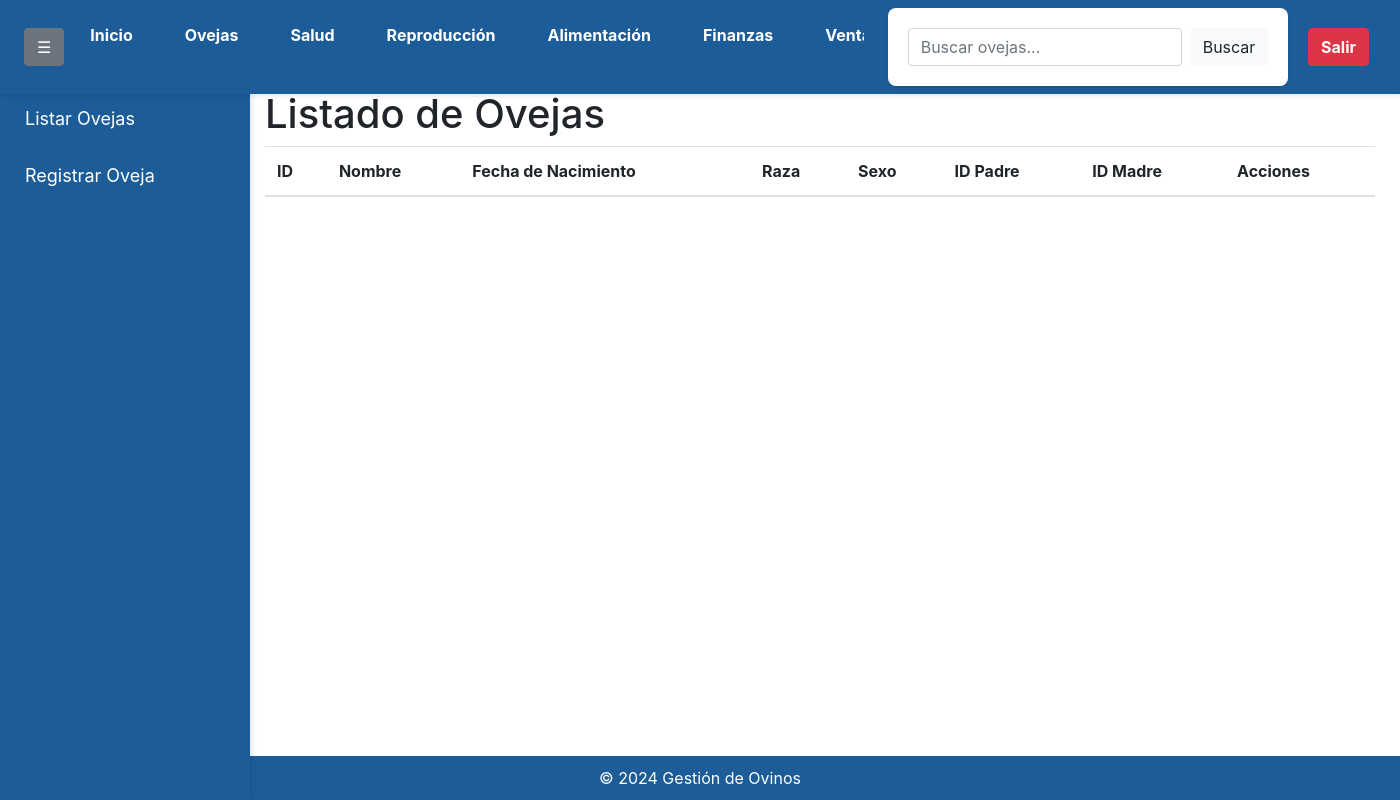
The page /listar_ovejas (signed in) on the database as committed earlier.
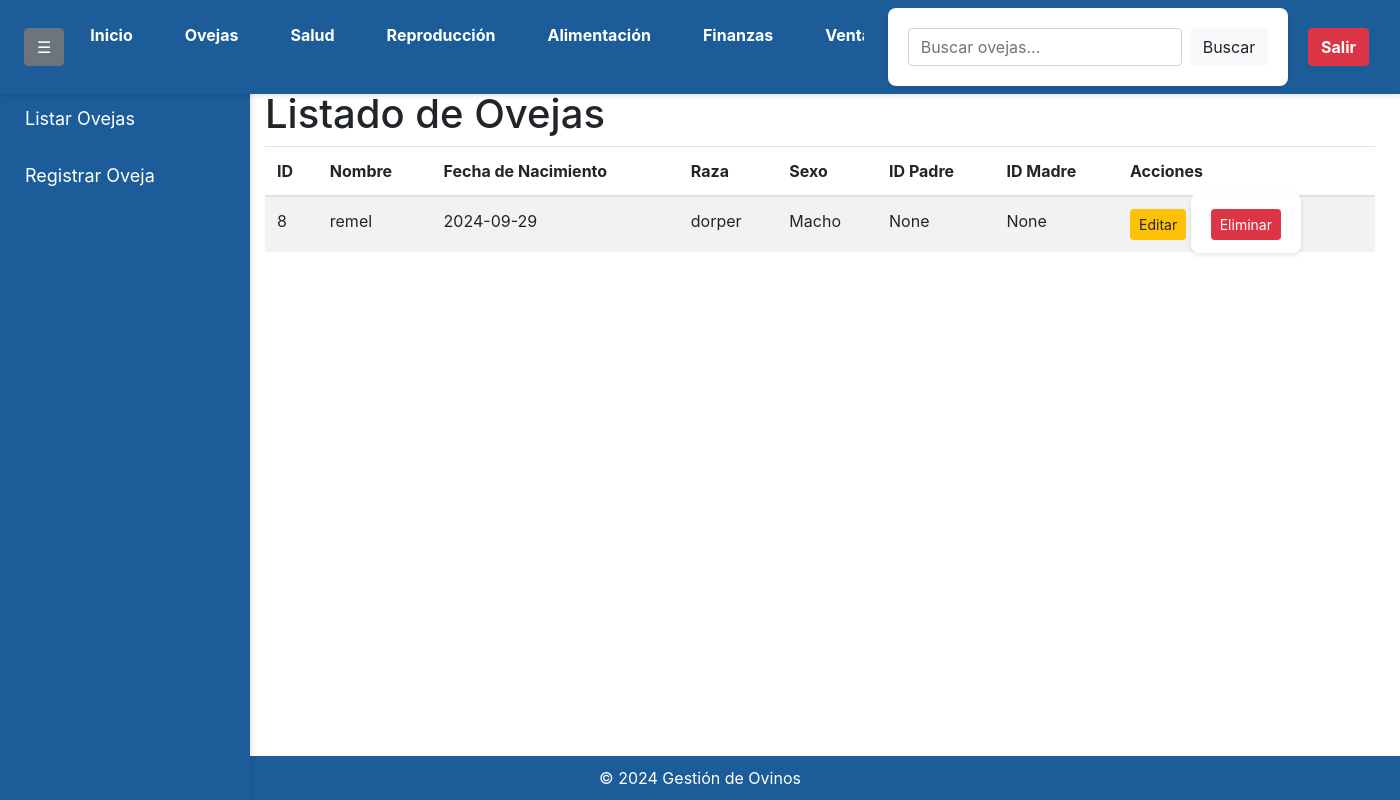
The same page on the database as committed later.
### app/models.py (models this page shows, shortened)
class Oveja(db.Model):
    id = db.Column(db.Integer, primary_key=True)
    nombre = db.Column(db.String(100), nullable=False)
    fecha_nacimiento = db.Column(db.Date, nullable=False)
    raza = db.Column(db.String(50), nullable=False)
    sexo = db.Column(db.Enum('Macho', 'Hembra', name='sexo_enum'), nullable=False)
    id_padre = db.Column(db.Integer, db.ForeignKey('oveja.id'), nullable=True)
    id_madre = db.Column(db.Integer, db.ForeignKey('oveja.id'), nullable=True)
    user_id = db.Column(db.Integer, db.ForeignKey('user.id'), nullable=False)
    padre = db.relationship('Oveja', remote_side=[id], foreign_keys=[id_padre], backref=db.backref('hijos_padre', uselist=True))
    madre = db.relationship('Oveja', remote_side=[id], foreign_keys=[id_madre], backref=db.backref('hijos_madre', uselist=True))
    user = db.relationship('User', backref='ovejas')

### app/routes.py (the view)
@app.route('/listar_ovejas')
@login_required
def listar_ovejas():
    search_query = request.args.get('search', '')  # Obtener el término de búsqueda desde la solicitud
    if search_query:
        ovejas = Oveja.query.filter(
            (Oveja.nombre.contains(search_query)) |
            (Oveja.raza.contains(search_query)) |
            (Oveja.sexo.contains(search_query)) |
            (Oveja.fecha_nacimiento.contains(search_query))|
            (Oveja.id_madre.contains(search_query))|
            (Oveja.id_padre.contains(search_query))
        ).filter_by(user_id=current_user.id).all()
    else:
        ovejas = Oveja.query.filter_by(user_id=current_user.id).all()
    return render_template('listar_ovejas.html', ovejas=ovejas, search_query=search_query)

### app/__init__.py (called while the page is built)
@login_manager.user_loader
def load_user(user_id):
    return User.query.get(int(user_id))

### app/templates/listar_ovejas.html (shortened to what this page needs)
<!DOCTYPE html>
<html lang="es">
<head>
    <link rel="stylesheet" href="{{ url_for('static', filename='styles.css') }}">
    <link rel="stylesheet" href="https://maxcdn.bootstrapcdn.com/bootstrap/4.5.2/css/bootstrap.min.css">
</head>
<body>
    <nav class="navbar navbar-expand-lg navbar-light" style="background-color: #1c5d99;">
        <div class="collapse navbar-collapse" id="navbarNav">
            <button class="btn btn-secondary ml-2" id="toggleSidebar">☰</button>
            <ul class="navbar-nav mr-auto">
                <li class="nav-item">
                    <a class="nav-link text-white" href="{{ url_for('index') }}">Inicio</a>
                </li>
                <li class="nav-item">
                    <a class="nav-link text-white" href="{{ url_for('oveja') }}">Ovejas</a>
                </li>
                <li class="nav-item">
                    <a class="nav-link text-white" href="{{ url_for('salud') }}">Salud</a>
                </li>
                <li class="nav-item">
                    <a class="nav-link text-white" href="{{ url_for('reproduccion') }}">Reproducción</a>
                </li>
                <li class="nav-item">
                    <a class="nav-link text-white" href="{{ url_for('alimentacion') }}">Alimentación</a>
                </li>
                <li class="nav-item">
                    <a class="nav-link text-white" href="{{ url_for('finanzas') }}">Finanzas</a>
                </li>
                <li class="nav-item">
                    <a class="nav-link text-white" href="{{ url_for('venta') }}">Ventas</a>
                </li>
            </ul>
            <form class="form-inline my-2 my-lg-0" method="GET" action="{{ url_for('listar_ovejas') }}">
                <input class="form-control mr-sm-2" type="search" name="search" placeholder="Buscar ovejas..." aria-label="Search" value="{{ request.args.get('search', '') }}">
                <button class="btn btn-light my-2 my-sm-0" type="submit">Buscar</button>
            </form>
            <a href="{{ url_for('logout') }}" class="btn btn-danger ml-2">Salir</a>
        </div>
    </nav>
    <div class="sidebar" id="sidebar">
        <ul class="nav flex-column">
            <li class="nav-item">
                <a class="nav-link text-white" href="{{ url_for('listar_ovejas') }}">Listar Ovejas</a>
            </li>
            <li class="nav-item">
                <a class="nav-link text-white" href="{{ url_for('registrar_oveja') }}">Registrar Oveja</a>
            </li>
        </ul>
    </div>
    <div class="container mt-3">
        <h1 style="margin-top: 70px;">Listado de Ovejas</h1>
<table class="table table-striped">
    <thead>
        <tr>
            <th>ID</th>
            <th>Nombre</th>
            <th>Fecha de Nacimiento</th>
            <th>Raza</th>
            <th>Sexo</th>
            <th>ID Padre</th>
            <th>ID Madre</th>
            <th>Acciones</th>
        </tr>
    </thead>
    <tbody>
        {% for oveja in ovejas %}
            <tr>
                <td>{{ oveja.id }}</td>
                <td>{{ oveja.nombre }}</td>
                <td>{{ oveja.fecha_nacimiento }}</td>
                <td>{{ oveja.raza }}</td>
                <td>{{ oveja.sexo }}</td>
                <td>{{ oveja.id_padre }}</td>
                <td>{{ oveja.id_madre }}</td>
                <td>
                    <a href="{{ url_for('editar_oveja', id=oveja.id) }}" class="btn btn-warning btn-sm">Editar</a>
                    <form action="{{ url_for('eliminar_oveja', id=oveja.id) }}" method="POST" style="display:inline;">
                        <button type="submit" class="btn btn-danger btn-sm" onclick="return confirm('¿Estás seguro de que deseas eliminar esta oveja?');">Eliminar</button>
                    </form>
                </td>
            </tr>
        {% endfor %}
    </tbody>
</table>
    </div>
    <footer class="text-center mt-4">
        &copy; 2024 Gestión de Ovinos
    </footer>
</body>
</html>

### app/static/styles.css (style rules this page uses)
body { font-family: 'Arial', sans-serif; background-color: #f0f2f5; color: #333; margin: 0; padding: 0; padding-top: 20px; }
.navbar { background-color: #1c5d99; padding: 10px 20px; text-align: center; box-shadow: 0 2px 5px rgba(0, 0, 0, 0.1); position: fixed; top: 0; left: 0; width: 100%; z-index: 1000; }
.navbar a { color: #ffffff; text-decoration: none; margin: 0 15px; font-weight: bold; }
.sidebar { height: calc(100vh - 35px); width: 250px; position: fixed; top: 35px; right: 0; background-color: #1c5d99; padding-top: 20px; box-shadow: 2px 0 5px rgba(0, 0, 0, 0.1); overflow-y: auto; z-index: 900; }
.sidebar a { padding: 15px 25px; text-decoration: none; font-size: 18px; color: #ffffff; display: block; transition: 0.3s; }
form { max-width: 500px; margin: 20px auto; padding: 20px; background-color: #ffffff; border-radius: 8px; box-shadow: 0 2px 5px rgba(0, 0, 0, 0.1); }
.btn { display: inline-block; padding: 10px 15px; background-color: #1c5d99; color: white; text-decoration: none; border-radius: 5px; font-weight: bold; text-align: center; }
footer { background-color: #1c5d99; color: white; text-align: center; padding: 10px; position: fixed; bottom: 0; width: calc(100%); right: 0; z-index: 850; }

### app/templates/listar_ovejas.html (style rules this page uses)
.sidebar { height: calc(100% - 70px); width: 250px; position: fixed; top: 70px; left: 0; background-color: #1c5d99; transition: margin-left 0.3s; }
.container { margin-left: 250px; transition: margin-left 0.3s; }
.navbar { padding: 0.5rem 0.5rem; position: fixed; width: 100%; z-index: 1000; }
.navbar-nav .nav-item { margin: 0 3px; }
.navbar { padding: 0.5rem 1rem; }
.navbar-nav { max-width: 800px; overflow-x: auto; }

Rows that differ between the two databases and show on the page:
added Oveja: id "8", nombre "remel", fecha_nacimiento "2024-09-29", raza "dorper", sexo "Macho", id_padre "None", id_madre "None"
